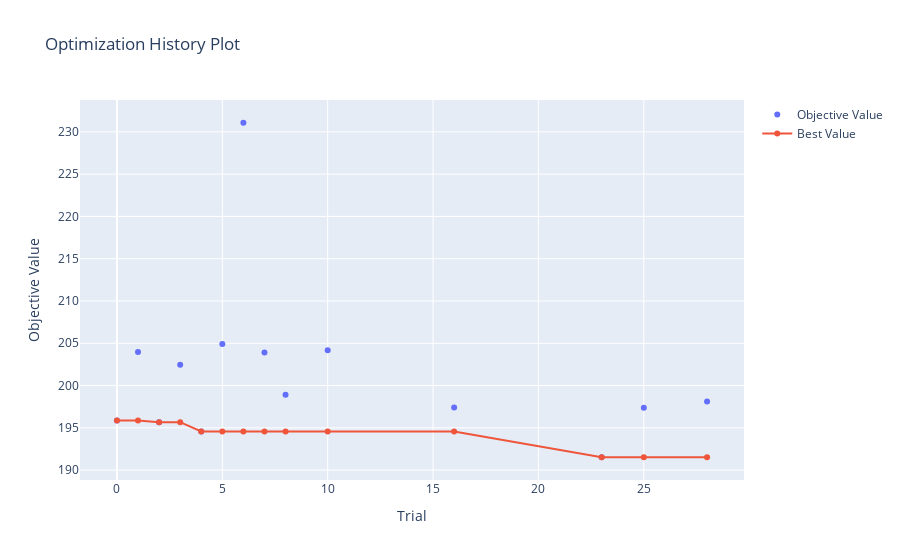
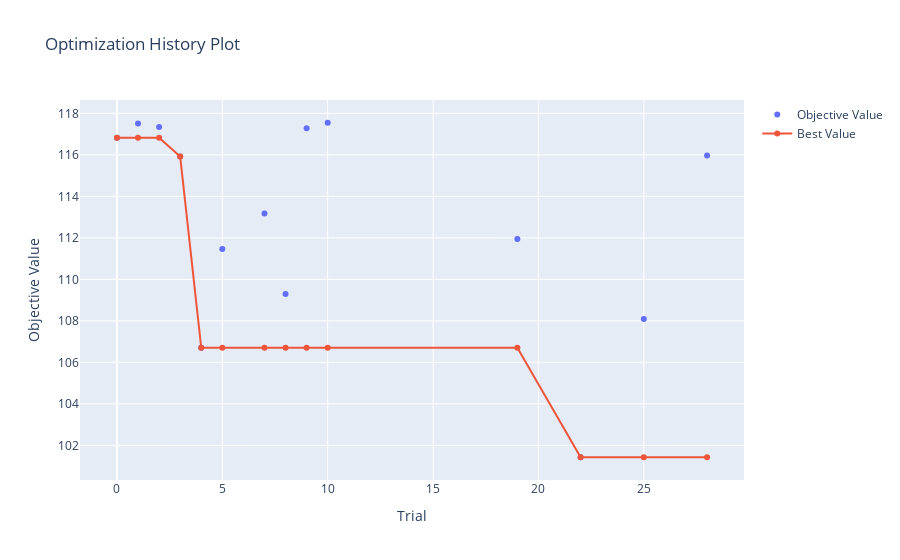
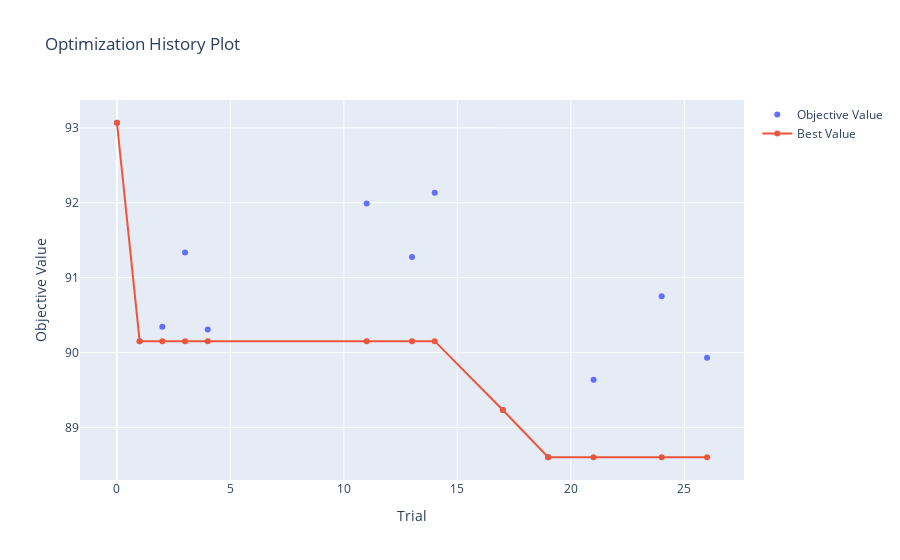
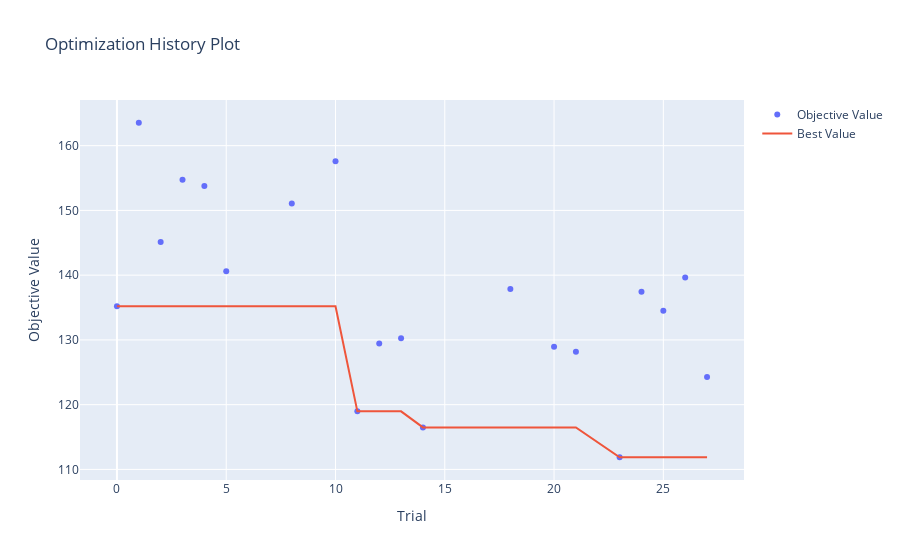

The notebook cell these images were saved under, in order:
### Code cell
plot_optuna(studies,datasets,plot_optimization_history)

### Figure 1 — Plotly figure (JSON) as saved in the notebook; plotly's stock layout.template omitted (floating-point values rounded to 4 significant figures)
{"data": [{"mode": "markers", "name": "Objective Value", "type": "scatter", "x": [0, 1, 2, 3, 4, 5, 6, 7, 8, 10, 16, 23, 25, 28], "y": [195.9, 204.0, 195.7, 202.5, 194.6, 204.9, 231.1, 203.9, 198.9, 204.2, 197.4, 191.5, 197.4, 198.1]}, {"name": "Best Value", "type": "scatter", "x": [0, 1, 2, 3, 4, 5, 6, 7, 8, 10, 16, 23, 25, 28], "y": [195.9, 195.9, 195.7, 195.7, 194.6, 194.6, 194.6, 194.6, 194.6, 194.6, 194.6, 191.5, 191.5, 191.5]}], "layout": {"title": {"text": "Optimization History Plot"}, "xaxis": {"title": {"text": "Trial"}}, "yaxis": {"title": {"text": "Objective Value"}}}}

### Figure 2 — Plotly figure (JSON) as saved in the notebook; plotly's stock layout.template omitted (floating-point values rounded to 4 significant figures)
{"data": [{"mode": "markers", "name": "Objective Value", "type": "scatter", "x": [0, 1, 2, 3, 4, 5, 7, 8, 9, 10, 19, 22, 25, 28], "y": [116.8, 117.5, 117.3, 115.9, 106.7, 111.5, 113.2, 109.3, 117.3, 117.5, 111.9, 101.4, 108.1, 116.0]}, {"name": "Best Value", "type": "scatter", "x": [0, 1, 2, 3, 4, 5, 7, 8, 9, 10, 19, 22, 25, 28], "y": [116.8, 116.8, 116.8, 115.9, 106.7, 106.7, 106.7, 106.7, 106.7, 106.7, 106.7, 101.4, 101.4, 101.4]}], "layout": {"title": {"text": "Optimization History Plot"}, "xaxis": {"title": {"text": "Trial"}}, "yaxis": {"title": {"text": "Objective Value"}}}}

### Figure 3 — Plotly figure (JSON) as saved in the notebook; plotly's stock layout.template omitted (floating-point values rounded to 4 significant figures)
{"data": [{"mode": "markers", "name": "Objective Value", "type": "scatter", "x": [0, 1, 2, 3, 4, 11, 13, 14, 17, 19, 21, 24, 26], "y": [93.07, 90.15, 90.35, 91.34, 90.31, 91.99, 91.27, 92.13, 89.23, 88.6, 89.64, 90.75, 89.93]}, {"name": "Best Value", "type": "scatter", "x": [0, 1, 2, 3, 4, 11, 13, 14, 17, 19, 21, 24, 26], "y": [93.07, 90.15, 90.15, 90.15, 90.15, 90.15, 90.15, 90.15, 89.23, 88.6, 88.6, 88.6, 88.6]}], "layout": {"title": {"text": "Optimization History Plot"}, "xaxis": {"title": {"text": "Trial"}}, "yaxis": {"title": {"text": "Objective Value"}}}}

### Figure 4 — Plotly figure (JSON) as saved in the notebook; plotly's stock layout.template omitted (floating-point values rounded to 4 significant figures)
{"data": [{"mode": "markers", "name": "Objective Value", "type": "scatter", "x": [0, 1, 2, 3, 4, 5, 8, 10, 11, 12, 13, 14, 18, 20, 21, 23, 24, 25, 26, 27], "y": [135.2, 163.5, 145.1, 154.7, 153.8, 140.6, 151.1, 157.6, 119.0, 129.5, 130.2, 116.5, 137.9, 128.9, 128.2, 111.9, 137.4, 134.5, 139.6, 124.3]}, {"name": "Best Value", "type": "scatter", "x": [0, 1, 2, 3, 4, 5, 8, 10, 11, 12, 13, 14, 18, 20, 21, 23, 24, 25, 26, 27], "y": [135.2, 135.2, 135.2, 135.2, 135.2, 135.2, 135.2, 135.2, 119.0, 119.0, 119.0, 116.5, 116.5, 116.5, 116.5, 111.9, 111.9, 111.9, 111.9, 111.9]}], "layout": {"title": {"text": "Optimization History Plot"}, "xaxis": {"title": {"text": "Trial"}}, "yaxis": {"title": {"text": "Objective Value"}}}}
